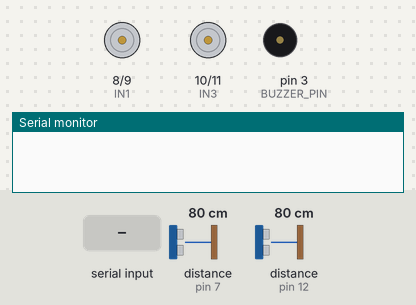
The sketch below on a simulated Arduino Uno, built with avr-gcc and run on an emulated ATmega328P. Parts: motor-driver pin pairs drawn as motors (green arrow = first pin HIGH = forward, orange = second pin HIGH = backward, longer = more drive, scaled by the enable pin), buzzer (waves = sounding, pin HIGH), the last lines printed to the serial monitor. The inputs (shaded band) are chosen by the test bench; at power-on: distance to the obstacle (sensors on pin 12, pin 7) 80 cm. The echo pulse lasts 58.3 µs per cm; pins used as bus, display or sensor lines are not drawn.

Above: at 1.2 s.
1.3 s: "1" received over Serial
At 1.9 s:
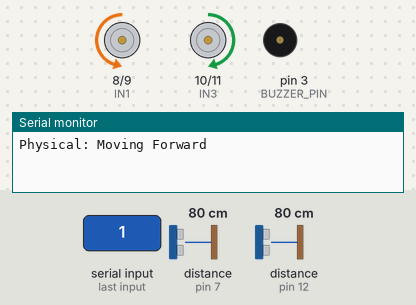
2.8 s: distance to the obstacle (sensor on pin 12) set to 44 cm
4.3 s: distance to the obstacle (sensor on pin 12) set to 38 cm
At 4.8 s:
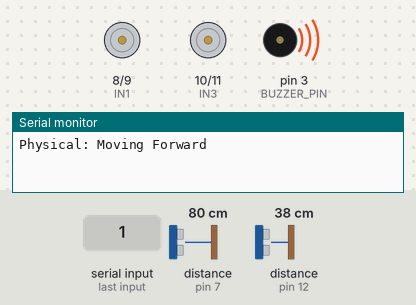
7.3 s: "3" received over Serial
At 7.6 s:
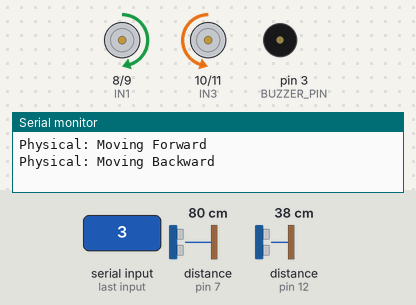
8.8 s: "2" received over Serial
At 10.0 s:
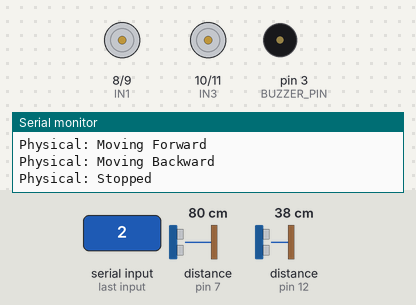
Timing chart, 0 to 11.3 s (numbered marks = the images above; inputs shaded):
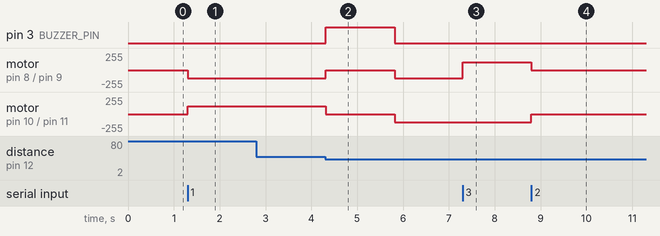

The sketch:

wheelchair_controller.ino
```cpp
/*
 * Embedded Firmware for 3D-Printed Prototype Wheelchair Navigation
 * Project: Low-Cost Electronic Platform for Electrooculography (EOG) Signals Acquisition
 * Target Hardware: Arduino Uno (ATmega328P), L298N Dual H-Bridge Driver, HC-05 Bluetooth, Dual HC-SR04
 *
 * Description:
 * Receives directional motion commands ('1'=Forward, '2'=Stop, '3'=Backward, '4'=Rotate)
 * sent over Bluetooth from the MATLAB EOG real-time controller.
 * Drives two DC geared motors via L298N H-bridge with PWM speed control.
 * Features an active safety system polling front and rear ultrasonic distance sensors
 * every 40 ms to detect obstacles, automatically stopping motors and sounding an alert buzzer.
 */

// =========================================================================
// 1. Motor Speed, Delay, and Safety Threshold Constants
// =========================================================================
const int linearSpeed   = 120;   // Forward and backward PWM duty cycle (0 - 255)
const int rotationSpeed = 100;   // Differential steering yaw rotation PWM duty cycle (0 - 255)
const int stopDelayTime = 1500;  // Pause duration (ms) upon obstacle alert before evasive maneuver

const int FRONT_OBSTACLE_THRESHOLD_CM = 40; // Front collision stopping distance (cm)
const int REAR_OBSTACLE_THRESHOLD_CM  = 30; // Rear collision stopping distance (cm)
const unsigned long SENSOR_POLL_INTERVAL_MS = 40; // Ultrasonic polling interval (40 ms = 25 Hz)

// =========================================================================
// 2. Pin Assignments
// =========================================================================
// L298N Dual H-Bridge Motor Driver
const int ENA = 5;   // Left motor PWM speed enable
const int IN1 = 8;   // Left motor directional input 1
const int IN2 = 9;   // Left motor directional input 2
const int ENB = 6;   // Right motor PWM speed enable
const int IN3 = 10;  // Right motor directional input 3
const int IN4 = 11;  // Right motor directional input 4

// Ultrasonic HC-SR04 Proximity Sensors & Acoustic Buzzer
const int FRONT_TRIG = 2;
const int FRONT_ECHO = 12;
const int REAR_TRIG  = 4;
const int REAR_ECHO  = 7;
const int BUZZER_PIN = 3;

// =========================================================================
// 3. System State Variables
// =========================================================================
char command;
char currentState = '2';             // Active directional state: '1'=FWD, '2'=STOP, '3'=BWD, '4'=ROT
unsigned long lastSensorUpdate = 0;  // Non-blocking timer base for ultrasonic polling

// Forward function declarations
void moveForwardPhysically();
void moveBackwardPhysically();
void rotateChair();
void stopMotors();
void checkObstacles();
long getDistance(int trigPin, int echoPin);

void setup() {
  // Configure motor driver pins as digital outputs
  pinMode(ENA, OUTPUT);
  pinMode(IN1, OUTPUT);
  pinMode(IN2, OUTPUT);
  pinMode(ENB, OUTPUT);
  pinMode(IN3, OUTPUT);
  pinMode(IN4, OUTPUT);

  // Configure ultrasonic sensor and buzzer pins
  pinMode(FRONT_TRIG, OUTPUT);
  pinMode(FRONT_ECHO, INPUT);
  pinMode(REAR_TRIG, OUTPUT);
  pinMode(REAR_ECHO, INPUT);
  pinMode(BUZZER_PIN, OUTPUT);

  // HC-05 Bluetooth transceiver UART interface (9600 bps default)
  Serial.begin(9600);

  // Start with all motors stopped for safety
  stopMotors();
}

void loop() {
  // Subsystem 1: Process incoming Bluetooth motion commands from MATLAB
  if (Serial.available() > 0) {
    command = Serial.read();

    // Validate and update directional state
    if (command == '1' || command == '2' || command == '3' || command == '4') {
      currentState = command;
    }

    switch (command) {
      case '1':
        // Drive forward
        moveForwardPhysically();
        Serial.println("Physical: Moving Forward");
        break;

      case '3':
        // Drive backward
        moveBackwardPhysically();
        Serial.println("Physical: Moving Backward");
        break;

      case '4':
        // Differential steering rotation
        rotateChair();
        Serial.println("Physical: Rotating...");
        break;

      case '2':
        // Stop motors
        stopMotors();
        Serial.println("Physical: Stopped");
        break;
    }
  }

  // Subsystem 2: Non-blocking obstacle avoidance check every 40 ms
  if (millis() - lastSensorUpdate >= SENSOR_POLL_INTERVAL_MS) {
    checkObstacles();
    lastSensorUpdate = millis();
  }
}

// =========================================================================
// 4. Ultrasonic Proximity Detection and Collision Avoidance
// =========================================================================
void checkObstacles() {
  // Check frontal obstacle when driving forward
  if (currentState == '1') {
    long frontDist = getDistance(FRONT_TRIG, FRONT_ECHO);
    if (frontDist > 0 && frontDist < FRONT_OBSTACLE_THRESHOLD_CM) {
      // 1. Immediate motor cutoff
      stopMotors();

      // 2. Sound acoustic alert buzzer
      digitalWrite(BUZZER_PIN, HIGH);
      delay(stopDelayTime);
      digitalWrite(BUZZER_PIN, LOW);

      // 3. Initiate evasive rotation
      currentState = '4';
      rotateChair();
    }
  }
  // Check rear obstacle when reversing
  else if (currentState == '3') {
    long rearDist = getDistance(REAR_TRIG, REAR_ECHO);
    if (rearDist > 0 && rearDist < REAR_OBSTACLE_THRESHOLD_CM) {
      // 1. Immediate motor cutoff
      stopMotors();

      // 2. Sound acoustic alert buzzer
      digitalWrite(BUZZER_PIN, HIGH);
      delay(stopDelayTime);
      digitalWrite(BUZZER_PIN, LOW);

      // 3. Transition to full stop
      currentState = '2';
    }
  }
}

// Measures distance via ultrasonic pulse time-of-flight with 8000 us timeout (~1.36 m range)
long getDistance(int trigPin, int echoPin) {
  digitalWrite(trigPin, LOW);
  delayMicroseconds(2);
  digitalWrite(trigPin, HIGH);
  delayMicroseconds(10);
  digitalWrite(trigPin, LOW);

  // 8000 us timeout limits blocking duration to prevent interrupting the 40 ms cycle
  long duration = pulseIn(echoPin, HIGH, 8000);

  if (duration == 0) {
    return 999; // No echo received (target out of range)
  }

  // Distance in cm = (duration * speed of sound in air 0.034 cm/us) / 2 (round trip)
  return duration * 0.034 / 2;
}

// =========================================================================
// 5. L298N Dual H-Bridge Motor Actuation Routines
// =========================================================================

// Drive both motors forward
void moveForwardPhysically() {
  digitalWrite(IN1, LOW);
  digitalWrite(IN2, HIGH);
  digitalWrite(IN3, HIGH);
  digitalWrite(IN4, LOW);

  analogWrite(ENA, linearSpeed);
  analogWrite(ENB, linearSpeed);
}

// Drive both motors backward
void moveBackwardPhysically() {
  digitalWrite(IN1, HIGH);
  digitalWrite(IN2, LOW);
  digitalWrite(IN3, LOW);
  digitalWrite(IN4, HIGH);

  analogWrite(ENA, linearSpeed);
  analogWrite(ENB, linearSpeed);
}

// Differential yaw rotation (counter-rotating wheels)
void rotateChair() {
  digitalWrite(IN1, LOW);
  digitalWrite(IN2, HIGH);
  digitalWrite(IN3, LOW);
  digitalWrite(IN4, HIGH);

  analogWrite(ENA, rotationSpeed);
  analogWrite(ENB, rotationSpeed);
}

// Brake and cutoff power to both motors
void stopMotors() {
  analogWrite(ENA, 0);
  analogWrite(ENB, 0);

  digitalWrite(IN1, LOW);
  digitalWrite(IN2, LOW);
  digitalWrite(IN3, LOW);
  digitalWrite(IN4, LOW);
}
```

Measured:
- the behaviour switches between 41 and 40 cm on distance to the obstacle (sensor on pin 12) (found by bisection; images 1 and 2)
- after the input at 1.3 s, motor on pin 8 (IN1) / pin 9 (IN2): stopped → backward 120/255 at once; motor on pin 10 (IN3) / pin 11 (IN4): stopped → forward 120/255 at once
- after the input at 2.8 s, every drawn part: stays the same
- after the input at 4.3 s, pin 3 (BUZZER_PIN): LOW → HIGH at once, → LOW 1.5 s later; motor on pin 8 (IN1) / pin 9 (IN2): backward 120/255 → stopped at once, → backward 120/255 1.5 s later; motor on pin 10 (IN3) / pin 11 (IN4): forward 120/255 → stopped at once, → backward 120/255 1.5 s later
- after the input at 7.3 s, motor on pin 8 (IN1) / pin 9 (IN2): backward 120/255 → forward 120/255 at once
- after the input at 8.8 s, motor on pin 8 (IN1) / pin 9 (IN2): forward 120/255 → stopped at once; motor on pin 10 (IN3) / pin 11 (IN4): backward 120/255 → stopped at once
